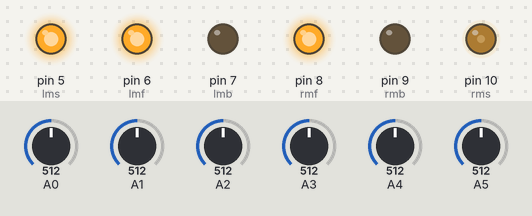
The sketch below on a simulated Arduino Uno, built with avr-gcc and run on an emulated ATmega328P. Parts: output pins drawn as LEDs (lit = HIGH). Inputs (shaded band) come from the test bench; at power-on: A1 = 512, A0 = 512, A2 = 512, A3 = 512, A4 = 512, A5 = 512.

Above: at 1.2 s.
1.3 s: A1 set to 716
At 2.2 s:
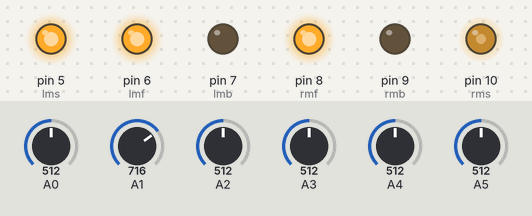
2.8 s: A0 set to 716
At 3.3 s:
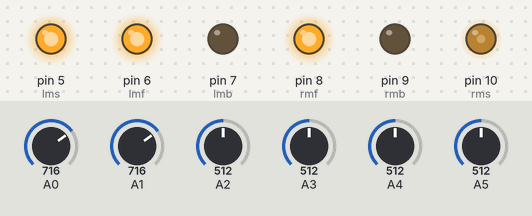
4.3 s: A2 set to 527
At 5.5 s:
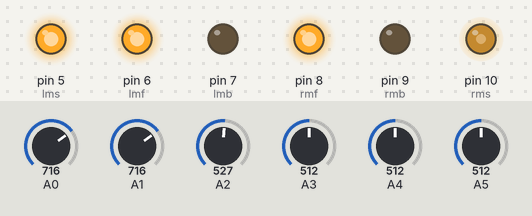
5.8 s: A3 set to 520
At 6.8 s:
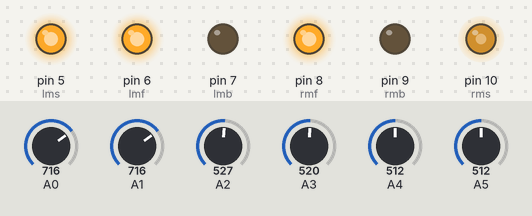
7.3 s: A3 set to 502
At 8.0 s:
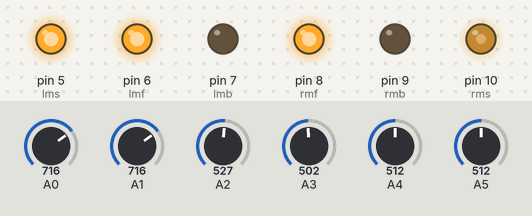
8.8 s: A4 set to 520
At 9.1 s:
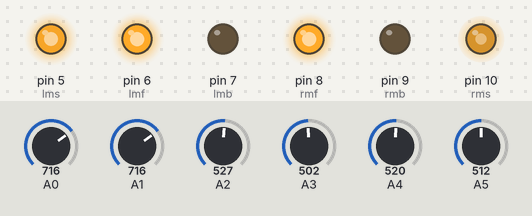
Timing chart, 0 to 11.3 s (numbered marks = the images above; inputs shaded):
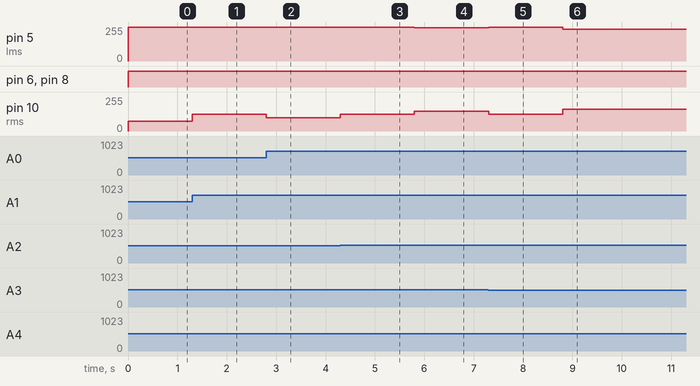

The sketch:

PID_LFR.ino
```cpp
#define lms 5  // Left Motor Speed (PWM)
#define lmf 6  // Left Motor Forward
#define lmb 7  // Left Motor Backward
#define rmf 8  // Right Motor Forward
#define rmb 9  // Right Motor Backward
#define rms 10 // Right Motor Speed (PWM)

int s[6];
int sum;
float avg;
int position[6] = { 1, 2, 3, 4, 5, 6 };
int threshold = 512;

int lbase = 200; // Base speed for left motor (0-255)
int rbase = 200; // Base speed for right motor (0-255)
int lmotor, rmotor;


float kp = 50;
float kd = 1000;


int PID;
float error = 0;
float last_error = 0;


void setup() {
  pinMode(lmf, OUTPUT);
  pinMode(lmb, OUTPUT);
  pinMode(rmf, OUTPUT);
  pinMode(rmb, OUTPUT);
  pinMode(lms, OUTPUT);
  pinMode(rms, OUTPUT);
  Serial.begin(9600);
}

void loop() {
  PID_follow();
}

void PID_follow() {
  PID_reading();

  if (sum == 0) {
    if (last_error > 0) {
      error = 2.5;
    } else {
      error = -2.5;
    }
  }

  else {
    error = avg - 3.5;
  }

  PID = (kp * error) + (kd * (error - last_error));

  last_error = error;
  lmotor = lbase - PID;
  rmotor = rbase + PID;
  motor(lmotor, rmotor);
}

void PID_reading() {
  float sensor_sum = 0;
  sum = 0;

  for (byte i = 0; i < 6; i++) {
    s[i] = analogRead(i);

    if (s[i] > threshold) {
      s[i] = 1;
    } else {
      s[i] = 0;
    }


    if (s[i] == 1) {
      sensor_sum += position[i];
      sum++;
    }
  }

  if (sum > 0) {
    avg = sensor_sum / sum;
  }
}

void motor(int a, int b) {
  if (a > 0) {
    digitalWrite(lmf, 1);
    digitalWrite(lmb, 0);
  }
  else {
    a = -a;
    digitalWrite(lmf, 0);
    digitalWrite(lmb, 1);
  }
  if (b > 0) {
    digitalWrite(rmf, 1);
    digitalWrite(rmb, 0);
  } else {
    b = -b;
    digitalWrite(rmf, 0);
    digitalWrite(rmb, 1);
  }

  if (a > 255) a = 255;
  if (b > 255) b = 255;

  analogWrite(lms, a);
  analogWrite(rms, b);
}
```

Measured:
- after the input at 1.3 s, pin 10 (rms): 75/255 → 125/255 at once
- after the input at 2.8 s, pin 10 (rms): 125/255 → 100/255 at once
- after the input at 4.3 s, pin 10 (rms): 100/255 → 125/255 at once
- after the input at 5.8 s, pin 5 (lms): 255/255 → 250/255 at once; pin 10 (rms): 125/255 → 150/255 at once
- after the input at 7.3 s, pin 5 (lms): 250/255 → 255/255 at once; pin 10 (rms): 150/255 → 125/255 at once
- after the input at 8.8 s, pin 5 (lms): 255/255 → 237/255 at once; pin 10 (rms): 125/255 → 163/255 at once
